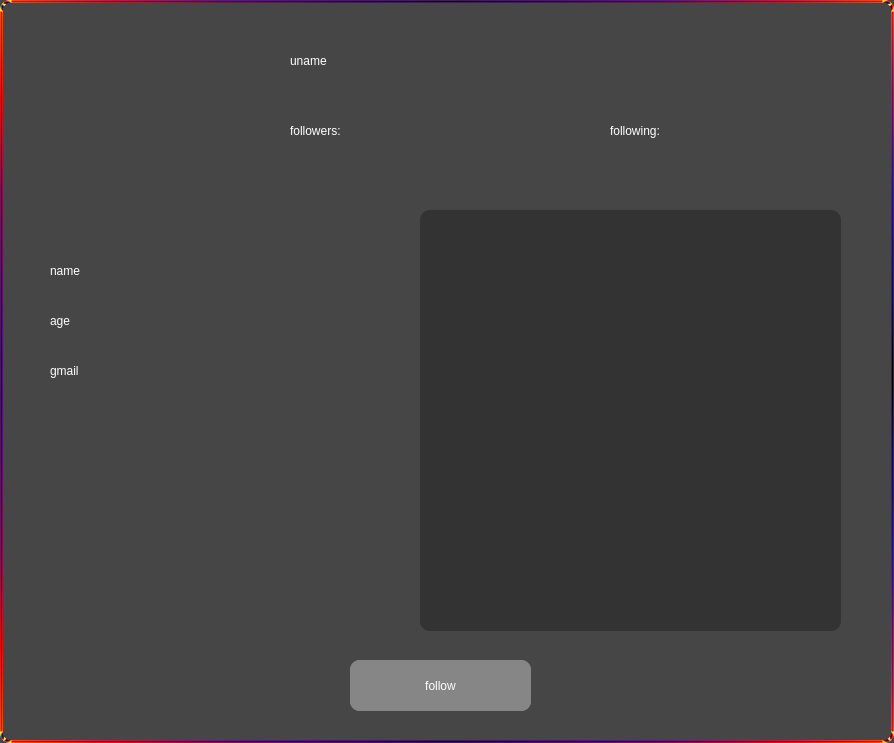
<?xml version="1.0" encoding="UTF-8"?>
<ui version="4.0">
 <class>profile</class>
 <widget class="QDialog" name="profile">
  <property name="geometry">
   <rect>
    <x>0</x>
    <y>0</y>
    <width>894</width>
    <height>743</height>
   </rect>
  </property>
  <property name="windowTitle">
   <string>Dialog</string>
  </property>
  <property name="styleSheet">
   <string notr="true">background-color: rgb(70, 70, 70);
color: rgb(255, 255, 255);
border-radius: 10px;
font: 25 12pt &quot;Microsoft JhengHei UI Light&quot;;
border-width: 3px;
border-style: solid;
border-color: qradialgradient(spread:pad, cx:0.5, cy:0.5, radius:0.769, fx:0.5, fy:0.505682, stop:0 rgba(0, 0, 0, 255), stop:0.113636 rgba(14, 8, 73, 255), stop:0.323864 rgba(28, 17, 145, 255), stop:0.539773 rgba(126, 14, 81, 255), stop:0.659091 rgba(234, 11, 11, 255), stop:0.772727 rgba(244, 70, 5, 255), stop:0.875 rgba(255, 139, 0, 255), stop:1 rgba(239, 236, 55, 255))</string>
  </property>
  <widget class="QLabel" name="followers">
   <property name="geometry">
    <rect>
     <x>440</x>
     <y>110</y>
     <width>91</width>
     <height>41</height>
    </rect>
   </property>
   <property name="styleSheet">
    <string notr="true">border-width: 0px;</string>
   </property>
   <property name="text">
    <string/>
   </property>
  </widget>
  <widget class="QLabel" name="label_2">
   <property name="geometry">
    <rect>
     <x>290</x>
     <y>110</y>
     <width>121</width>
     <height>41</height>
    </rect>
   </property>
   <property name="styleSheet">
    <string notr="true">border-width: 0px;</string>
   </property>
   <property name="text">
    <string>followers:</string>
   </property>
  </widget>
  <widget class="QLabel" name="following">
   <property name="geometry">
    <rect>
     <x>750</x>
     <y>110</y>
     <width>91</width>
     <height>41</height>
    </rect>
   </property>
   <property name="styleSheet">
    <string notr="true">border-width: 0px;</string>
   </property>
   <property name="text">
    <string/>
   </property>
  </widget>
  <widget class="QLabel" name="label_3">
   <property name="geometry">
    <rect>
     <x>610</x>
     <y>110</y>
     <width>121</width>
     <height>41</height>
    </rect>
   </property>
   <property name="styleSheet">
    <string notr="true">border-width: 0px;</string>
   </property>
   <property name="text">
    <string>following:</string>
   </property>
  </widget>
  <widget class="QLabel" name="uname">
   <property name="geometry">
    <rect>
     <x>290</x>
     <y>30</y>
     <width>421</width>
     <height>61</height>
    </rect>
   </property>
   <property name="styleSheet">
    <string notr="true">border-width: 0px;
font: 28 16pt &quot;Microsoft YaHei UI Light&quot;;</string>
   </property>
   <property name="text">
    <string>uname</string>
   </property>
  </widget>
  <widget class="QLabel" name="gmail">
   <property name="geometry">
    <rect>
     <x>50</x>
     <y>350</y>
     <width>381</width>
     <height>41</height>
    </rect>
   </property>
   <property name="styleSheet">
    <string notr="true">border-width: 0px;</string>
   </property>
   <property name="text">
    <string>gmail</string>
   </property>
  </widget>
  <widget class="QLabel" name="name">
   <property name="geometry">
    <rect>
     <x>50</x>
     <y>250</y>
     <width>391</width>
     <height>41</height>
    </rect>
   </property>
   <property name="styleSheet">
    <string notr="true">border-width: 0px;</string>
   </property>
   <property name="text">
    <string>name</string>
   </property>
  </widget>
  <widget class="QLabel" name="age">
   <property name="geometry">
    <rect>
     <x>50</x>
     <y>300</y>
     <width>231</width>
     <height>41</height>
    </rect>
   </property>
   <property name="styleSheet">
    <string notr="true">border-width: 0px;</string>
   </property>
   <property name="text">
    <string>age</string>
   </property>
  </widget>
  <widget class="QPushButton" name="unfollow">
   <property name="geometry">
    <rect>
     <x>350</x>
     <y>660</y>
     <width>181</width>
     <height>51</height>
    </rect>
   </property>
   <property name="styleSheet">
    <string notr="true">border-width: 0px;background-color: rgb(134, 134, 134);
</string>
   </property>
   <property name="text">
    <string>unfollow</string>
   </property>
  </widget>
  <widget class="QPushButton" name="follow">
   <property name="geometry">
    <rect>
     <x>350</x>
     <y>660</y>
     <width>181</width>
     <height>51</height>
    </rect>
   </property>
   <property name="styleSheet">
    <string notr="true">border-width: 0px;background-color: rgb(134, 134, 134);
</string>
   </property>
   <property name="text">
    <string>follow</string>
   </property>
  </widget>
  <widget class="QPushButton" name="prof">
   <property name="geometry">
    <rect>
     <x>50</x>
     <y>50</y>
     <width>161</width>
     <height>151</height>
    </rect>
   </property>
   <property name="styleSheet">
    <string notr="true">border-width: 0px;</string>
   </property>
   <property name="text">
    <string/>
   </property>
  </widget>
  <widget class="QListWidget" name="posts">
   <property name="geometry">
    <rect>
     <x>420</x>
     <y>210</y>
     <width>421</width>
     <height>421</height>
    </rect>
   </property>
   <property name="styleSheet">
    <string notr="true">background-color: rgb(51, 51, 51);
font: 16pt &quot;Microsoft YaHei UI&quot;;
border-width: 0px;</string>
   </property>
  </widget>
 </widget>
 <resources/>
 <connections/>
</ui>
